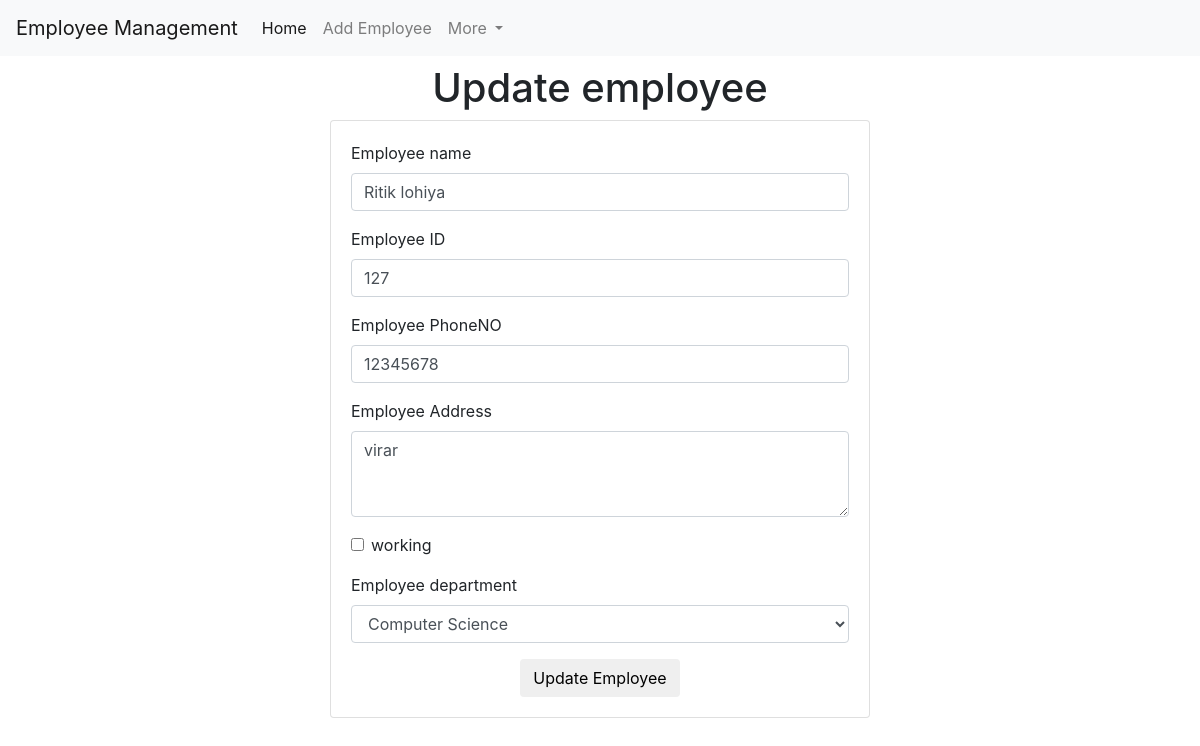
Screenshot of /emp/update-emp/7 with the database file from the repository.
### emp/models.py (models this page shows)
class employee(models.Model):
    name=models.CharField(max_length=200)
    emp_id=models.CharField(max_length=200)
    phone=models.CharField(max_length=10)
    address=models.CharField(max_length=200)
    working=models.BooleanField(default=False)
    department=models.CharField(max_length=10)

### emp/views.py (the view)
# urls.py: path('update-emp/<int:emp_id>',update_emp),
def update_emp(request,emp_id):
    emp=employee.objects.get(id=emp_id)
    return render(request,'update_emp.html',{
        'emp':emp,
    })

### templates/update_emp.html (shortened to what this page needs)
<!DOCTYPE html>
<html lang="en">
<head>
</head>
<body>
    {%include 'navbar.html'%}
    <h1 class="text-center my-2">Update employee</h1>
    <div class="container">
        <div class="row">
            <div class="col-md-6 offset-md-3">
                <div class="card">
                    <div class="card-body">
                        <form action="/emp/do-update-emp/{{emp.id}}" method="POST">
                            <div class="mb-3">
                                <label for="">Employee name</label>
                                <input type="text" id="name" name="emp_name" class="form-control" placeholder="enter employee name" value="{{emp.name}}">
                            </div>
                            <div class="mb-3">
                                <label for="">Employee ID</label>
                                <input type="text" id="id"name="emp_id" class="form-control" placeholder="enter employee ID" value="{{emp.emp_id}}">
                            </div>
                            <div class="mb-3">
                                <label for="">Employee PhoneNO</label>
                                <input type="text" name="emp_phone" id="phone" class="form-control" placeholder="enter employee PhoneNO" value="{{emp.phone}}">
                            </div>
                            <div class="mb-3">
                                <label for="">Employee Address</label>
                                <textarea name="emp_address" id="address"  rows="3" class="form-control">{{emp.address}}</textarea>
                            </div>
                            <div class="mb-3 form-check">
                                <input type="checkbox" {% if emp.working %} checked {% endif %}="emp_working" class="form-check-input">
                                <label for="working" class="form-check-label">working </label>
                            </div>
                            <div class="mb-3">
                                <label for="">Employee department</label>
                                <select value="{{emp.department}}" id="department" name="emp_department" class="form-control">
                                    <option value="CSE">Computer Science</option>
                                </select>
                            </div>
                            <div class="container text-center">
                                <button class="btn"> Update Employee</button>
                            </div>
                        </form>
                    </div>
                </div>
            </div>
        </div>
    </div>
</body>
</html>

### rows the page displays
employee: emp_name "Ritik lohiya", emp_id "127", emp_phone "12345678", emp_address "virar", emp_department "Computer Science"
